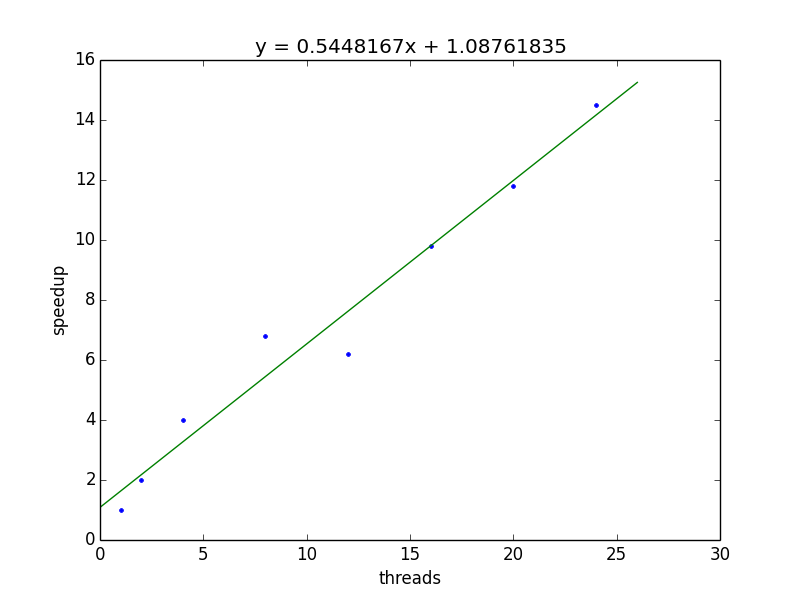

The Python source for this figure:
import numpy as np
x = np.array([1, 2, 4, 8, 12, 16, 20, 24])
y = np.array([1, 2, 4, 6.8, 6.2, 9.8, 11.8, 14.5])
import matplotlib.pyplot as plt

if __name__ == '__main__':
    z = np.polyfit(x, y, 1)
    print(z)
    p = np.poly1d(z)
    xp = np.linspace(0, 26, 100)
    _ = plt.plot(x, y, '.', xp, p(xp), '-')
    plt.xlabel("threads") 
    plt.ylabel("speedup") 
    plt.title("y = 0.5448167x + 1.08761835")
    plt.ylim(0,16)
    plt.show()
